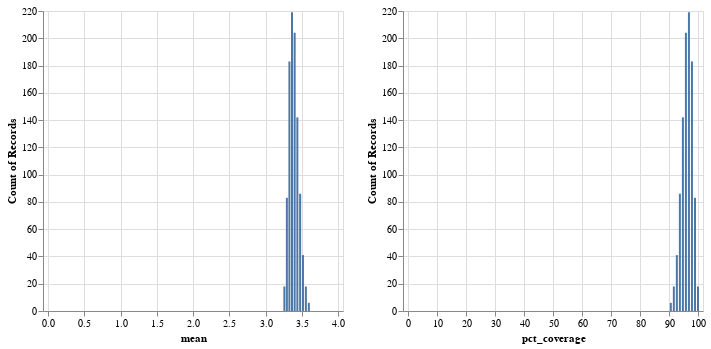

Notebook cell for this chart:
### Markdown cell above
## Visualize what true randomness would look like in MK8DX online courses

### Code cell
import altair as alt

dist_max = alt.Chart(rf).mark_bar(size=2).encode(
  x=alt.X('mean:Q', scale=alt.Scale(domain=[0, 4])),
  y='count()',
  tooltip=['mean', 'count()']
)

dist_coverage = alt.Chart(rf).mark_bar(size=2).encode(
  x=alt.X('pct_coverage:Q', scale=alt.Scale(domain=[0, 100])),
  y='count()',
  tooltip=['pct_coverage', 'count()']
)

dist_max | dist_coverage

### Figure 1 — Vega-Lite specification as saved in the notebook (floating-point values rounded to 4 significant figures; data arrays with more than 128 entries replaced by an {"elided": "..."} marker saying what was removed)
{"config": {"view": {"continuousWidth": 300, "continuousHeight": 300}}, "hconcat": [{"mark": {"type": "bar", "size": 2}, "encoding": {"tooltip": [{"field": "mean", "type": "quantitative"}, {"aggregate": "count", "type": "quantitative"}], "x": {"field": "mean", "scale": {"domain": [0, 4]}, "type": "quantitative"}, "y": {"aggregate": "count", "type": "quantitative"}}}, {"mark": {"type": "bar", "size": 2}, "encoding": {"tooltip": [{"field": "pct_coverage", "type": "quantitative"}, {"aggregate": "count", "type": "quantitative"}], "x": {"field": "pct_coverage", "scale": {"domain": [0, 100]}, "type": "quantitative"}, "y": {"aggregate": "count", "type": "quantitative"}}}], "data": {"name": "data-63f690722ab76d84d36141933f20c557"}, "$schema": "https://vega.github.io/schema/vega-lite/v5.17.0.json", "datasets": {"data-63f690722ab76d84d36141933f20c557": {"elided": "1000 records"}}}
